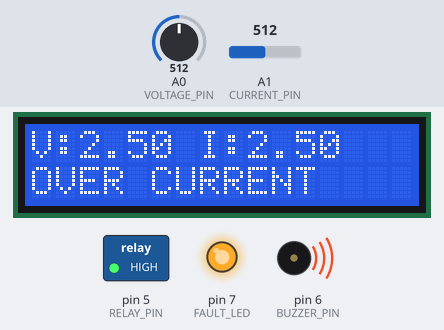
Bench run of a sketch on a simulated Arduino Uno, built with avr-gcc and run on an emulated ATmega328P. Parts: 16×2 character LCD, switched loads named in the sketch (green lamp = pin HIGH), output pins drawn as LEDs (lit = HIGH), buzzer (waves = sounding, pin HIGH). The test bench sets the inputs (shaded band); at power-on: A1 (CURRENT_PIN) = 512, A0 (VOLTAGE_PIN) = 512. What the sketch prints to the serial monitor is not drawn.

Above: at 3.0 s.
3.1 s: A1 (CURRENT_PIN) set to 421
At 3.7 s:
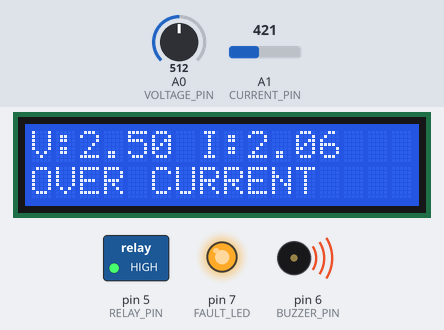
4.7 s: A1 (CURRENT_PIN) set to 397
At 5.6 s:
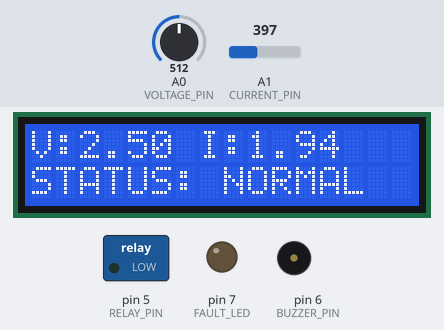
6.2 s: A0 (VOLTAGE_PIN) set to 597
At 6.5 s:
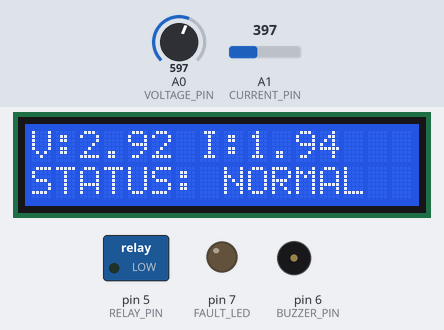
7.7 s: A0 (VOLTAGE_PIN) set to 631
At 8.1 s:
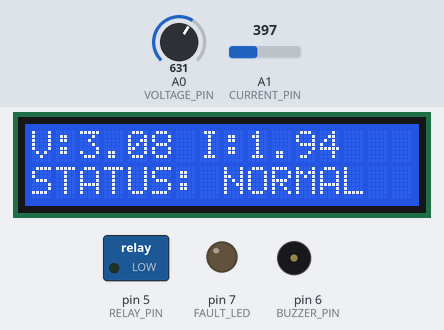
9.2 s: A0 (VOLTAGE_PIN) set to 722
At 9.9 s:
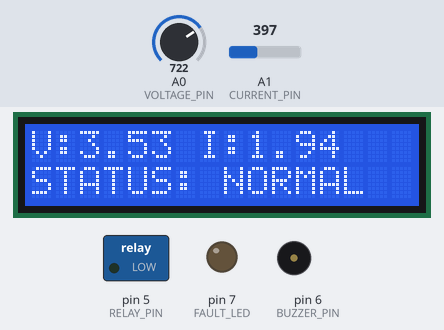
10.7 s: A0 (VOLTAGE_PIN) set to 741
At 11.8 s:
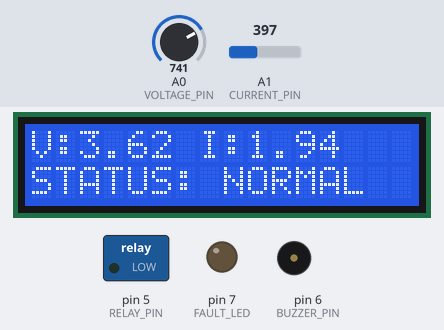
Timing chart, 0 to 13.2 s (numbered marks = the images above; inputs shaded):
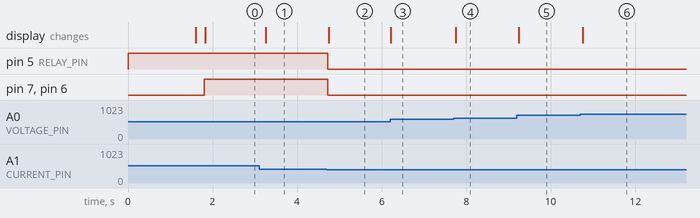

Measured:
- the behaviour switches between 410 and 409 on A1 (CURRENT_PIN) (found by bisection; images 1 and 2)
- after the input at 3.1 s, the display: changes after 0.16 s (image 1)
- after the input at 4.7 s, pin 5 (RELAY_PIN), pin 7 (FAULT_LED), pin 6 (BUZZER_PIN): HIGH → LOW at once; the display: changes after 0.05 s (image 2)
- after the input at 6.2 s, the display: changes at once (image 3)
- after the input at 7.7 s, the display: changes after 0.06 s (image 4)
- after the input at 9.2 s, the display: changes at once (image 5)
- after the input at 10.7 s, the display: changes after 0.06 s (image 6)

The sketch:

Code.ino
```cpp
#include <Wire.h>
#include <LiquidCrystal_I2C.h>
#include <stdlib.h>
#include <string.h>
LiquidCrystal_I2C lcd(0x27, 16, 2);
const byte VOLTAGE_PIN = A0;
const byte CURRENT_PIN = A1;
const byte RELAY_PIN   = 5;
const byte BUZZER_PIN  = 6;
const byte FAULT_LED   = 7;
float HIGH_LIMIT = 4.0;
float LOW_LIMIT = 2.0;
float CURRENT_LIMIT = 2.0;
const float SURGE_STEP = 0.5;
const unsigned long SURGE_DELAY = 3000;
bool voltageProtection = true;
bool currentProtection = true;
bool surgeDetected = false;
bool firstVoltageRead = true;
float previousVoltage = 0.0;
unsigned long surgeAlertSince = 0;
char command[40];
byte commandLength = 0;
void showSettings() {
Serial.println(F("\n--- USER SETTINGS ---"));
 Serial.print(F("HIGH="));
  Serial.println(HIGH_LIMIT, 2);
  Serial.print(F("LOW="));
  Serial.println(LOW_LIMIT, 2);
  Serial.print(F("CURRENT="));
  Serial.println(CURRENT_LIMIT, 2);
  Serial.print(F("VPROT="));
  Serial.println(voltageProtection ? F("ON") : F("OFF"));
  Serial.print(F("IPROT="));
  Serial.println(currentProtection ? F("ON") : F("OFF"));
  Serial.println(F("SURGE STEP=0.50 V"));
  Serial.println(F("SURGE DELAY=3 seconds"));
  Serial.println(F("Commands: HIGH=4.2, LOW=1.8"));
  Serial.println(F("CURRENT=2.5, VPROT=ON/OFF"));
  Serial.println(F("IPROT=ON/OFF, STATUS, HELP"));
}
void processCommand(char *cmd) {
  if (strcmp(cmd, "HELP") == 0 ||
      strcmp(cmd, "STATUS") == 0) {
    showSettings();
  }
  else if (strncmp(cmd, "HIGH=", 5) == 0) {
    float value = atof(cmd + 5);
    if (value > LOW_LIMIT && value <= 5.0) {
      HIGH_LIMIT = value;
      surgeDetected = false;
      Serial.println(F("High limit updated."));
    } else {
      Serial.println(F("Invalid high limit."));
    }
  }
  else if (strncmp(cmd, "LOW=", 4) == 0) {
    float value = atof(cmd + 4);
    if (value >= 0.0 && value < HIGH_LIMIT) {
      LOW_LIMIT = value;
      surgeDetected = false;
      Serial.println(F("Low limit updated."));
    } else {
      Serial.println(F("Invalid low limit."));
    }
  }
  else if (strncmp(cmd, "CURRENT=", 8) == 0) {
    float value = atof(cmd + 8);
    if (value > 0.0 && value <= 5.0) {
      CURRENT_LIMIT = value;
      Serial.println(F("Current limit updated."));
    } else {
      Serial.println(F("Invalid current limit."));
    }
  }
  else if (strcmp(cmd, "VPROT=ON") == 0) {
    voltageProtection = true;
    surgeDetected = false;
    previousVoltage = analogRead(VOLTAGE_PIN) * (5.0 / 1023.0);
    firstVoltageRead = false;
    Serial.println(F("Voltage protection enabled."));
  }
  else if (strcmp(cmd, "VPROT=OFF") == 0) {
    voltageProtection = false;
    surgeDetected = false;
    Serial.println(F("Voltage protection disabled."));
  }
  else if (strcmp(cmd, "IPROT=ON") == 0) {
    currentProtection = true;
    Serial.println(F("Current protection enabled."));
  }
  else if (strcmp(cmd, "IPROT=OFF") == 0) {
    currentProtection = false;
    Serial.println(F("Current protection disabled."));
  }
  else {
    Serial.println(F("Invalid command. Type HELP."));
  }
}
void readComputerCommands() {
  while (Serial.available() > 0) {
    char c = Serial.read();
    if (c == '\n' || c == '\r') {
      if (commandLength > 0) {
        command[commandLength] = '\0';
        processCommand(command);
        commandLength = 0;
      }
    }
    else if (commandLength < sizeof(command) - 1) {
      if (c >= 'a' && c <= 'z') {
        c = c - 'a' + 'A';
      }
      command[commandLength++] = c;
    }
    else {
      commandLength = 0;
      Serial.println(F("Command too long."));
    }
  }
}
void setup() {
  pinMode(RELAY_PIN, OUTPUT);
  pinMode(BUZZER_PIN, OUTPUT);
  pinMode(FAULT_LED, OUTPUT);
  digitalWrite(RELAY_PIN, HIGH);
  digitalWrite(BUZZER_PIN, LOW);
  digitalWrite(FAULT_LED, LOW);
  Serial.begin(9600);
  lcd.init();
  lcd.backlight();
  lcd.clear();
  lcd.setCursor(0, 0);
  lcd.print("Voltage Protector");
  lcd.setCursor(0, 1);
  lcd.print("System Starting");
  delay(1500);
  lcd.clear();
  Serial.println(F("Voltage Protection System"));
  Serial.println(F("Analog input range: 0-5V"));
  showSettings();
}
void loop() {
  readComputerCommands();
  int voltageRaw = analogRead(VOLTAGE_PIN);
  int currentRaw = analogRead(CURRENT_PIN);
  float voltageInput = voltageRaw * (5.0 / 1023.0);
  float currentInput = currentRaw * (5.0 / 1023.0);
  unsigned long now = millis();
  if (firstVoltageRead) {
    previousVoltage = voltageInput;
    firstVoltageRead = false;
  }
  float voltageChange = voltageInput - previousVoltage;
  bool suddenVoltage =
    voltageProtection &&
    voltageInput >= LOW_LIMIT &&
    voltageInput < HIGH_LIMIT &&
    voltageChange >= SURGE_STEP;

  if (suddenVoltage) {
    surgeDetected = true;
    surgeAlertSince = now;
  }
  previousVoltage = voltageInput;
  bool overVoltage =
    voltageProtection && voltageInput > HIGH_LIMIT;
  bool underVoltage =
    voltageProtection && voltageInput < LOW_LIMIT;
  bool overCurrent =
    currentProtection && currentInput > CURRENT_LIMIT;
  bool fault = overVoltage || underVoltage || overCurrent;
  if (surgeDetected &&
      now - surgeAlertSince >= SURGE_DELAY) {
    surgeDetected = false;
  }
  bool relayTrip = fault || surgeDetected;
  digitalWrite(RELAY_PIN, relayTrip ? HIGH : LOW);
  // LED and buzzer remain OFF during surge delay.
  // They turn ON only for voltage/current faults.
  digitalWrite(BUZZER_PIN, fault ? HIGH : LOW);
  digitalWrite(FAULT_LED, fault ? HIGH : LOW);
  lcd.setCursor(0, 0);
  lcd.print("V:");
  lcd.print(voltageInput, 2);
  lcd.print(" I:");
  lcd.print(currentInput, 2);
  lcd.print("   ");
  lcd.setCursor(0, 1);
  if (surgeDetected && !fault) {
    if (now - surgeAlertSince < 1000) {
      lcd.print("SURGE ALERT!    ");
    } else {
      lcd.print("SURGE DELAY     ");
    }
  }
  else if (overVoltage) {
    lcd.print("OVER VOLTAGE    ");
  }
  else if (underVoltage) {
    lcd.print("UNDER VOLTAGE   ");
  }
  else if (overCurrent) {
    lcd.print("OVER CURRENT    ");
  }
  else {
    lcd.print("STATUS: NORMAL  ");
  }
  static unsigned long previousTime = 0;
  if (now - previousTime >= 1000) {
    previousTime = now;
    Serial.print(F("Voltage: "));
    Serial.print(voltageInput, 2);
    Serial.print(F(" V | Current input: "));
    Serial.print(currentInput, 2);
    Serial.print(F(" V | Status: "));
    if (overVoltage) {
      Serial.println(F("OVER VOLTAGE"));
    }
    else if (underVoltage) {
      Serial.println(F("UNDER VOLTAGE"));
    }
    else if (overCurrent) {
      Serial.println(F("OVER CURRENT"));
    }
    else if (surgeDetected) {
      Serial.println(F("SURGE DELAY"));
    }
    else {
      Serial.println(F("NORMAL"));
    }
    Serial.println(
      relayTrip
        ? F("Relay command: TRIP")
        : F("Relay command: NORMAL")
    );
    Serial.println(
      fault
        ? F("LED/Buzzer: ON")
        : F("LED/Buzzer: OFF")
    );
  }
  delay(100);
}
```
